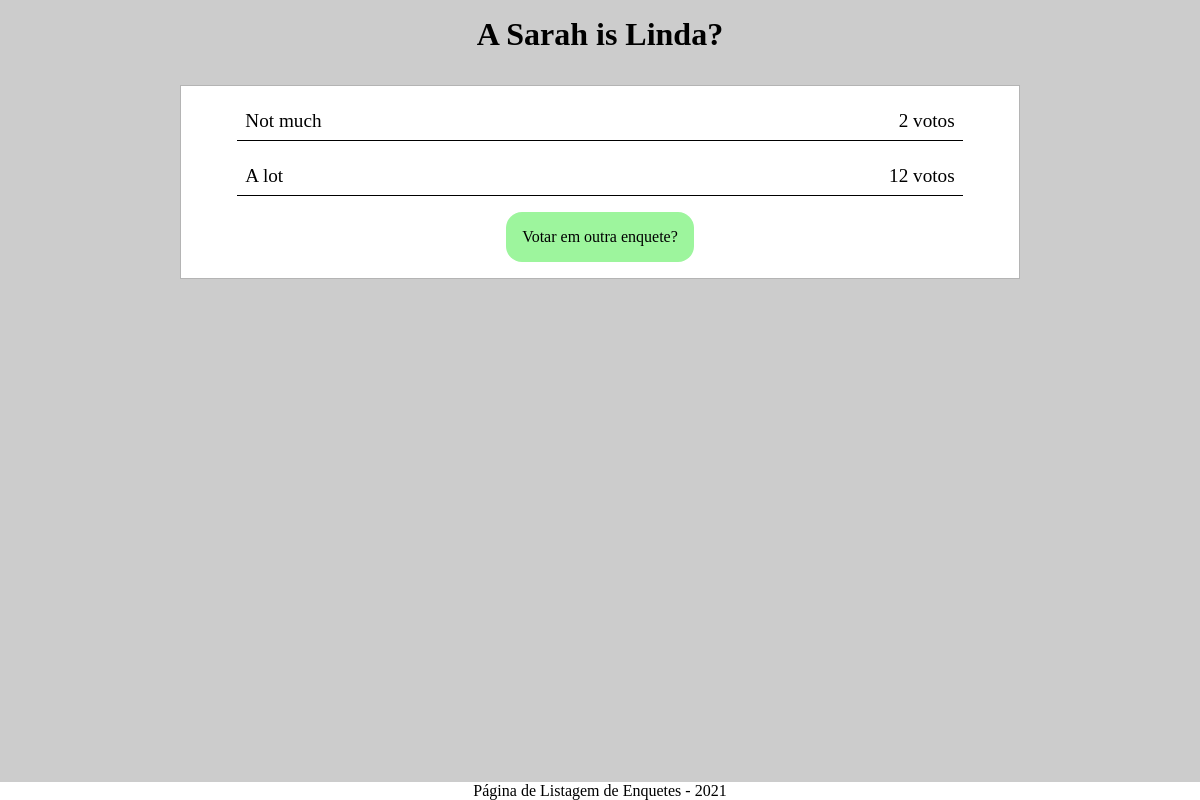
/polls/1/results/, run on an earlier commit of the app's database.
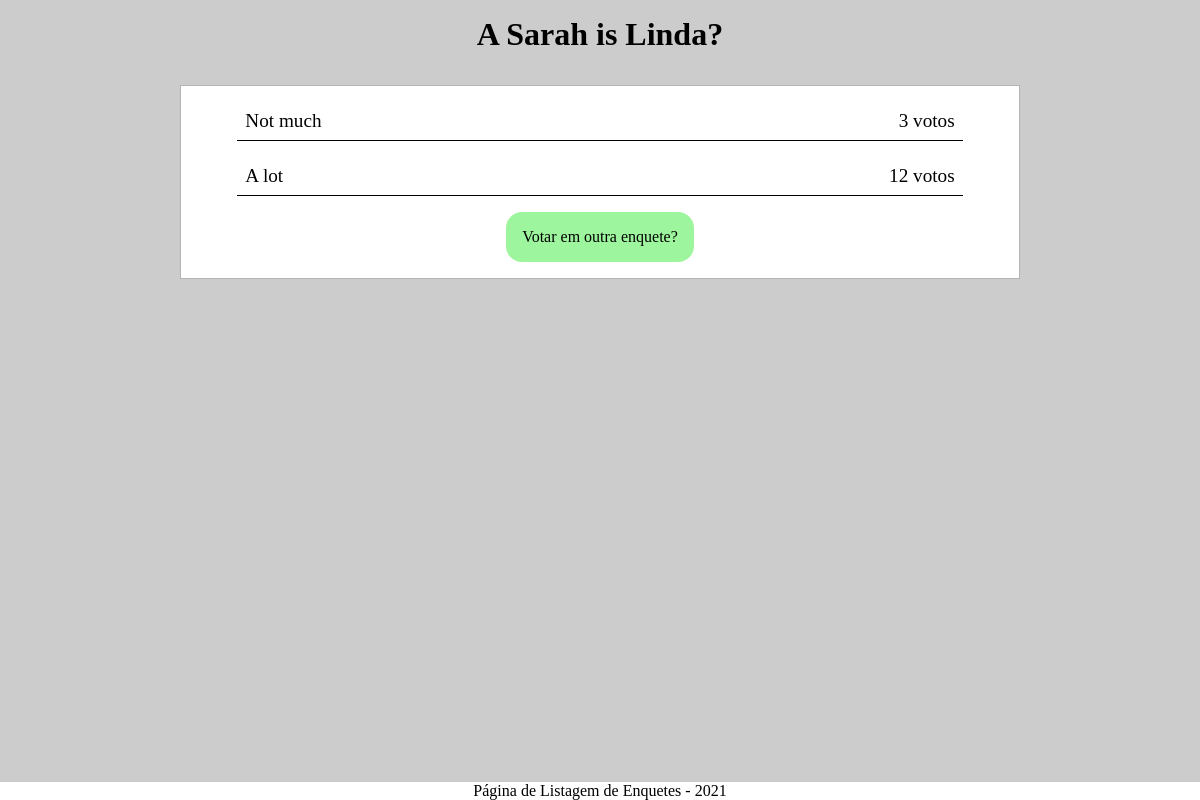
And on a later commit of the database.
### polls/models.py (models this page shows, shortened)
class Question(models.Model):  # criando a tabela
    question_text = models.CharField(max_length=200)
    pub_date = models.DateTimeField('date published')
    def was_published_recently(self):
        now = timezone.now()
        return now - datetime.timedelta(days=1) <= self.pub_date <= now
    was_published_recently.admin_order_field = "pub_date"  # parametro usado para ordenar
    was_published_recently.boolean = True  # é considerada uma booleans, então passa a mostrar de forma mais clara isso
    was_published_recently.shor_description = "Published recently!"  # mensagem que é mostrada

class Choice(models.Model):
    question = models.ForeignKey(Question, on_delete=models.CASCADE)
    choice_text = models.CharField(max_length=200)
    votes = models.IntegerField(default=0)

### polls/views.py (the view)
# urls.py: path('<int:pk>/results/', views.ResultsView.as_view(), name='results'),
class ResultsView(generic.DetailView):
    model = Question
    template_name = "polls/results.html"

### polls/templates/polls/results.html (shortened to what this page needs)
{% load static %}
<!DOCTYPE html>
<html lang="pt-br">
  <head>
    <link rel="stylesheet" type="text/css" href="{% static "polls/results.css"%}">
  </head>
  <body>
    <header>
      <h1>{{question.question_text}}</h1>
    </header>
    <main>
      <div class="choices-group">
        {% for choice in question.choice_set.all %}
        <div class="option-group">
          <p>{{ choice.choice_text }}</p>
          <p>{{ choice.votes }} voto{{ choice.votes|pluralize }}</p>
        </div>
        {% endfor %}
        <a href="{% url 'polls:index' %}">Votar em outra enquete?</a>
      </div>
    </main>
    <footer>
      <p>Página de Listagem de Enquetes - 2021</p>
    </footer>
  </body>
</html>

### polls/static/polls/results.css (style rules this page uses)
* { box-sizing: border-box; padding: 0; margin: 0; }
body { font-family: Georgia, "Times New Roman", Times, serif; background-color: #ccc; }
header { display: flex; justify-content: center; align-items: center; margin: 1rem 0; background: fixed; margin-bottom: 2rem; }
header h1 { font-size: 2rem; }
main { display: flex; justify-content: center; align-items: center; }
.choices-group { border: 0.1rem solid rgb(180, 180, 180); width: 70%; padding: 1rem; display: flex; justify-content: center; align-items: center; flex-direction: column; background-color: white; }
.option-group { display: flex; justify-content: space-between; align-items: center; width: 90%; padding: 0.5rem; border-bottom: 0.1rem solid black; margin-bottom: 1rem; font-size: 1.2rem; }
a { text-decoration: none; color: black; background-color: rgb(157, 245, 157); padding: 1rem; border-radius: 1rem; size: 1rem; transition: opacity 0.6s; }
footer { position: absolute; bottom: 0; width: 100%; display: flex; justify-content: center; align-items: center; background-color: white; }

What changed in the data, as far as the page shows it:
changed Choice "Not much": votes "2" → "3"
